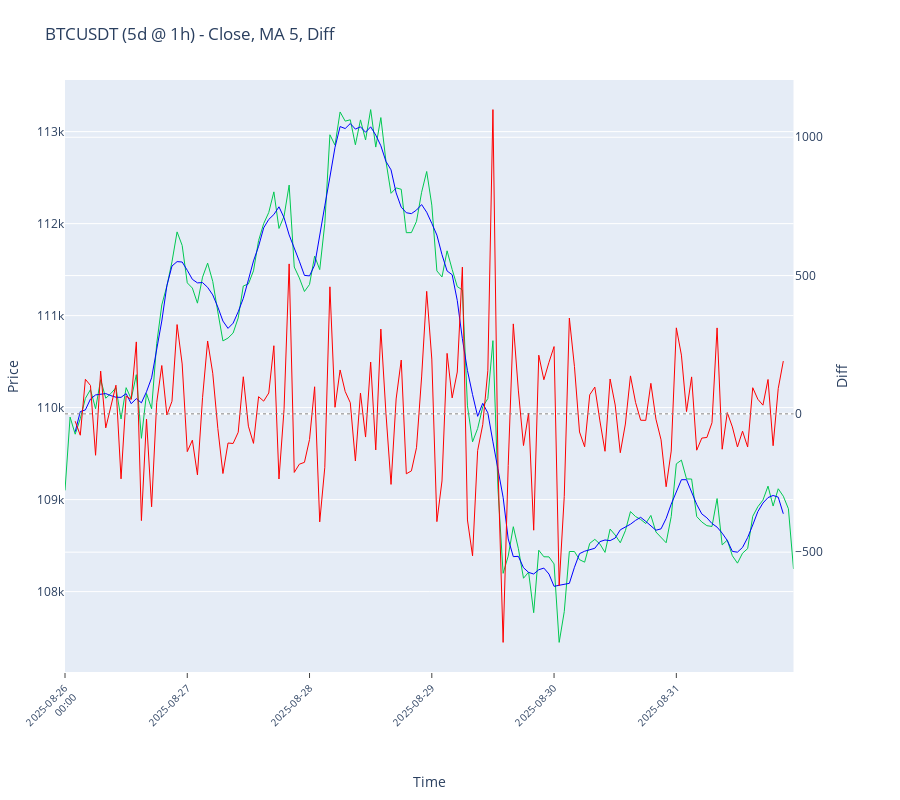

Notebook code cell kept with this figure:
### Code cell
# VISUALISATION INTERACTIVE

import plotly.graph_objects as go
from plotly.subplots import make_subplots
import numpy as np

# Paramètre de moyenne mobile (modifiable)
MA_PERIOD = 5

if len(df_btc) > 0:
    # Calculer la moyenne mobile sur les MA_PERIOD dernières périodes
    df_btc[f'ma_{MA_PERIOD}'] = df_btc['close'].rolling(window=MA_PERIOD).mean()
    # Décalage vers la gauche pour aligner (la fin des données n'est pas importante)
    decalage = MA_PERIOD // 2
    df_btc[f'ma_{MA_PERIOD}_shifted'] = df_btc[f'ma_{MA_PERIOD}'].shift(-decalage)

    # Calculer la différence entre close et la MA décalée
    df_btc['diff_close_ma'] = df_btc['close'] - df_btc[f'ma_{MA_PERIOD}_shifted']

    # (FFT supprimée — nous conservons seulement la série des différences)
    difference_values = df_btc['diff_close_ma'].dropna().values

    # --- Création d'un seul subplot avec deux axes Y (price + diff) ---
    fig = make_subplots(
        rows=1,
        cols=1,
        shared_xaxes=True,
        specs=[[{"secondary_y": True}]],
    )

    # Prix + MA sur l'axe Y principal
    fig.add_trace(
        go.Scatter(x=df_btc.index, y=df_btc['close'], mode='lines', name=f"{SYMBOL} Close", line=dict(color='#00c851', width=1)),
        row=1,
        col=1,
        secondary_y=False,
    )
    fig.add_trace(
        go.Scatter(x=df_btc.index, y=df_btc[f'ma_{MA_PERIOD}_shifted'], mode='lines', name=f"MA {MA_PERIOD} (shifted)", line=dict(color='blue', width=1)),
        row=1,
        col=1,
        secondary_y=False,
    )

    # Différence sur l'axe Y secondaire
    fig.add_trace(
        go.Scatter(x=df_btc.index, y=df_btc['diff_close_ma'], mode='lines', name='Close - MA (shifted)', line=dict(color='red', width=1)),
        row=1,
        col=1,
        secondary_y=True,
    )

    # Ajouter une ligne horizontale fine et pointillée (plus serrée) à y=0 sur l'axe Y secondaire
    try:
        # prefer add_hline when available; use 'dot' pour points serrés et width=1
        fig.add_hline(y=0, line=dict(color='gray', dash='dot', width=1), row=1, col=1, secondary_y=True)
    except Exception:
        # Fallback: ajouter comme shape en référant explicitement à yaxis secondaire (y2)
        try:
            fig.add_shape(
                type='line',
                x0=df_btc.index.min(), x1=df_btc.index.max(),
                y0=0, y1=0,
                xref='x', yref='y2',
                line=dict(color='gray', dash='dot', width=1),
                layer='below'
            )
        except Exception:
            # Si tout échoue, on ignore silencieusement pour ne pas briser l'affichage
            pass

    # Layout improvements
    fig.update_layout(
        height=800,
        showlegend=False,
        legend=dict(orientation='h', yanchor='bottom', y=1.02, xanchor='right', x=1),
        hovermode='x unified',
        title_text=f"{SYMBOL} ({DUREE_JOURS}d @ {INTERVAL}) - Close, MA {MA_PERIOD}, Diff",
        margin=dict(l=60, r=60, t=80, b=120),
    )

    # Axis labels: primary Y = Price, secondary Y = Diff
    fig.update_yaxes(title_text='Price', row=1, col=1, secondary_y=False)
    fig.update_yaxes(title_text='Diff', row=1, col=1, secondary_y=True)

    # Configure X-axis appearance for datetime subplot
    # augmenter title_standoff pour réserver plus d'espace vertical pour le label
    date_xargs = dict(type='date', tickformat="%Y-%m-%d\n%H:%M", tickangle=-45, tickfont=dict(size=10), nticks=8, ticks='outside', showgrid=False, showticklabels=True, title_standoff=40)
    try:
        x0 = df_btc.index.min()
        x1 = df_btc.index.max()
        fig.update_xaxes(range=[x0, x1], title_text='Time', **date_xargs, row=1, col=1)
    except Exception:
        # Fallback: still apply formatting without range
        fig.update_xaxes(title_text='Time', **date_xargs, row=1, col=1)

    # Affichage simple
    try:
        fig.show(renderer='vscode')
    except Exception as e:
        print("Erreur: impossible d'afficher la figure avec le renderer 'vscode'.")
        print("Détail: ", str(e))

### Figure 1 — Plotly figure (JSON) as saved in the notebook; plotly's stock layout.template omitted (floating-point values rounded to 4 significant figures; data arrays with more than 128 entries replaced by an {"elided": "..."} marker saying what was removed)
{"data": [{"line": {"color": "#00c851", "width": 1}, "mode": "lines", "name": "BTCUSDT Close", "type": "scatter", "x": {"elided": "144 str values"}, "xaxis": "x", "y": {"elided": "144 float values"}, "yaxis": "y"}, {"line": {"color": "blue", "width": 1}, "mode": "lines", "name": "MA 5 (shifted)", "type": "scatter", "x": {"elided": "144 str values"}, "xaxis": "x", "y": {"elided": "144 float values"}, "yaxis": "y"}, {"line": {"color": "red", "width": 1}, "mode": "lines", "name": "Close - MA (shifted)", "type": "scatter", "x": {"elided": "144 str values"}, "xaxis": "x", "y": {"elided": "144 float values"}, "yaxis": "y2"}], "layout": {"height": 800, "hovermode": "x unified", "legend": {"orientation": "h", "x": 1, "xanchor": "right", "y": 1.02, "yanchor": "bottom"}, "margin": {"b": 120, "l": 60, "r": 60, "t": 80}, "shapes": [{"line": {"color": "gray", "dash": "dot", "width": 1}, "type": "line", "x0": 0, "x1": 1, "xref": "x domain", "y0": 0, "y1": 0, "yref": "y2"}], "showlegend": false, "title": {"text": "BTCUSDT (5d @ 1h) - Close, MA 5, Diff"}, "xaxis": {"anchor": "y", "domain": [0, 0.94], "nticks": 8, "range": ["2025-08-26T00:00:00", "2025-08-31T23:00:00"], "showgrid": false, "showticklabels": true, "tickangle": -45, "tickfont": {"size": 10}, "tickformat": "%Y-%m-%d\n%H:%M", "ticks": "outside", "title": {"standoff": 40, "text": "Time"}, "type": "date"}, "yaxis": {"anchor": "x", "domain": [0, 1], "title": {"text": "Price"}}, "yaxis2": {"anchor": "x", "overlaying": "y", "side": "right", "title": {"text": "Diff"}}}}
